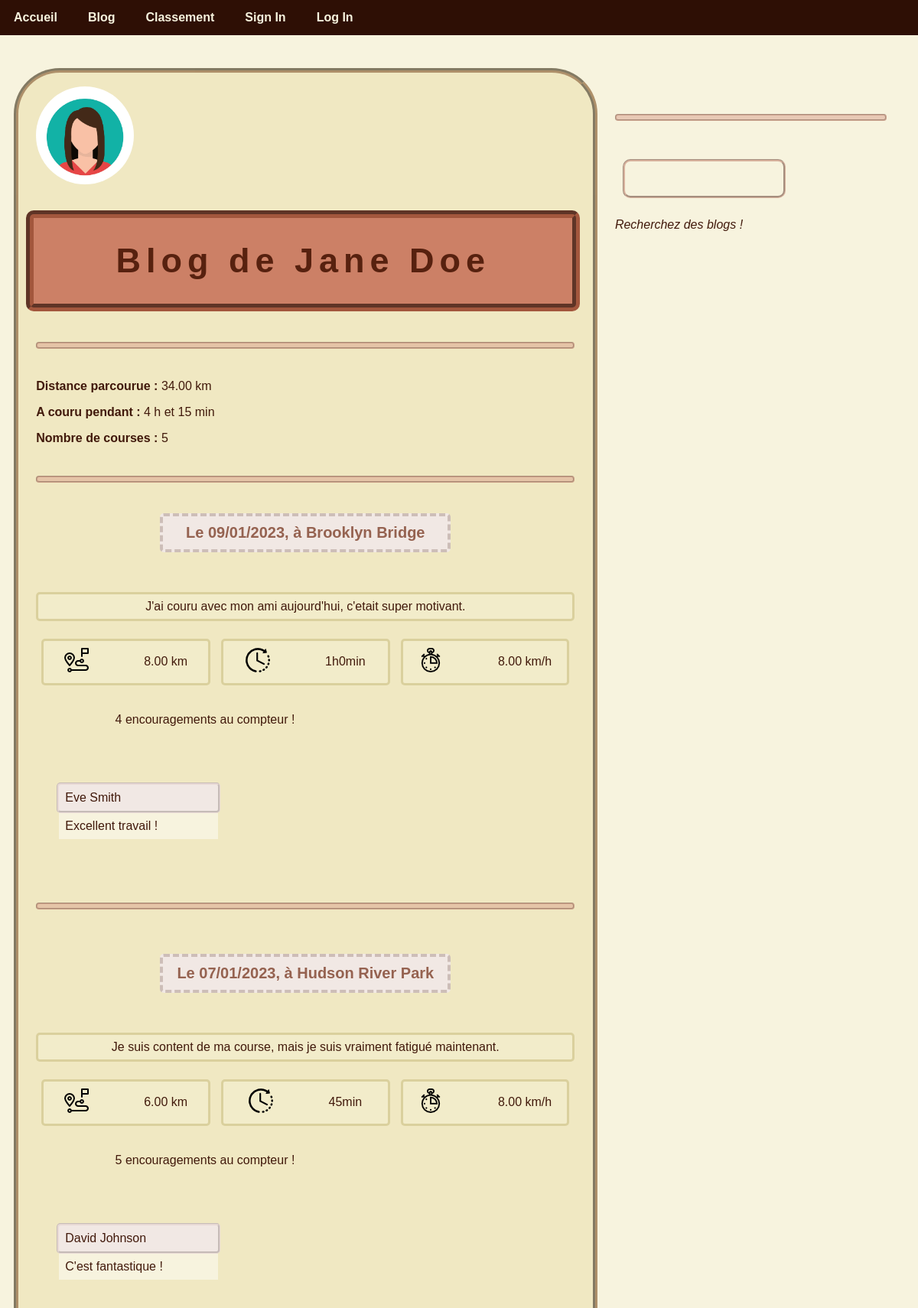
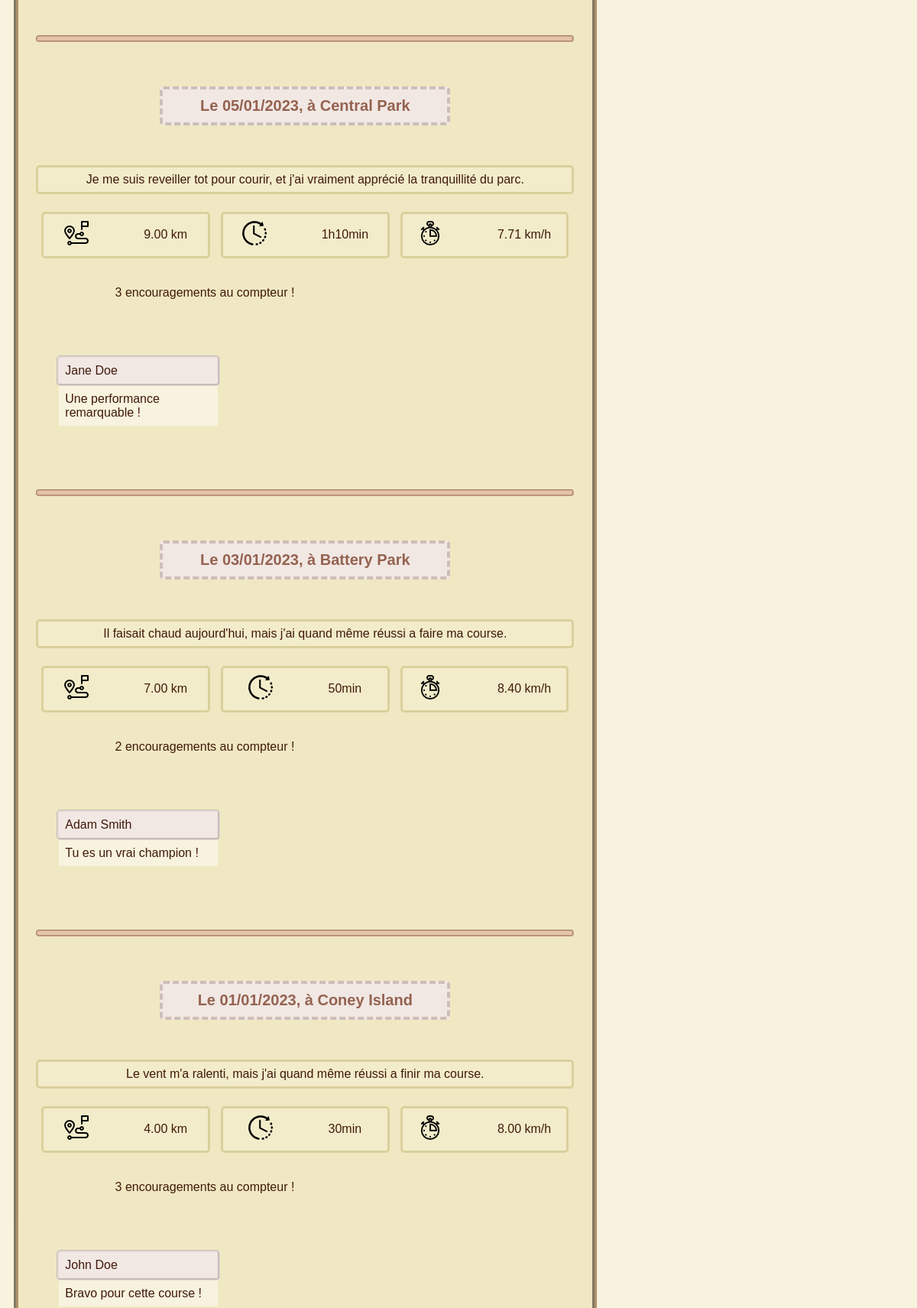
The app's page /blog.php?blog=2 (upper part) with its own data (2 pictures, top to bottom).
### tables this page shows
CREATE TABLE IF NOT EXISTS `utilisateur` (
`ID_utilisateur` int(11) NOT NULL,
  `nom` varchar(50) NOT NULL,
  `prenom` varchar(50) NOT NULL,
  `email` varchar(50) NOT NULL,
  `mot_de_passe` varchar(50) NOT NULL,
  `date_naissance` date NOT NULL,
  `date_inscription` date NOT NULL,
  `avatar` varchar(255) DEFAULT NULL
);

CREATE TABLE IF NOT EXISTS `post` (
`ID_post` int(11) NOT NULL,
  `ID_utilisateur` int(11) NOT NULL,
  `date` date NOT NULL,
  `distance` int(11) NOT NULL,
  `temps` time NOT NULL,
  `lieu` varchar(50) NOT NULL,
  `description` varchar(255) DEFAULT NULL
);

CREATE TABLE IF NOT EXISTS `commentaire` (
  `ID_post` int(11) NOT NULL,
  `ID_utilisateur` int(11) NOT NULL,
  `date` datetime NOT NULL,
  `texte` varchar(255) NOT NULL
);

### SousPages/SqlFunctions/sqlfunction_blog.php (called while the page is built, shortened)
<?php
function select_blog_limited($connexion, $id, $limit) {
    $sql = "SELECT
    utilisateur.nom as nom,
    utilisateur.prenom as prenom,
    post.id_post as id_post,
    post.date as date,
    ROUND(post.distance / 1000, 2) as distance,
    HOUR(post.temps) as temps_heures,
    MINUTE(post.temps) as temps_minutes,
    SECOND(post.temps) as temps_secondes,
    ROUND((post.distance / 1000) /((HOUR(post.temps) * 3600 + MINUTE(post.temps) * 60 + SECOND(post.temps)) / 3600), 2) as vitesse,
    post.description as description,
    post.lieu as lieu,
    post.id_post as ID_post
    FROM
        post INNER JOIN utilisateur
            ON post.ID_utilisateur = utilisateur.ID_utilisateur
    WHERE
        post.ID_utilisateur = '".$id."'
    ORDER BY
        post.date DESC
    LIMIT ".$limit.";
    ";
    $result = $connexion->query($sql);
    return $result;
}
function select_titre_blog($connexion, $blog) {
    $sql = "SELECT
                utilisateur.nom as nom,
                utilisateur.prenom as prenom,
                utilisateur.avatar as avatar
            FROM
                utilisateur
            WHERE
                utilisateur.id_utilisateur = '".$blog."'
            ;";
    $result = $connexion->query($sql);
    return $result;
}
?>

### SousPages/calcul_image_size.php (called while the page is built)
<?php
if ($width > $height) {
    $height = $height * $max / $width;
    $width = $max;
} else {
    $width = $width * $max / $height;
    $height = $max;
}
?>

### SousPages/SqlFunctions/sqlfunction_accueil.php (called while the page is built, shortened)
<?php
function count_like($connexion, $id_post) {
    $sql = "SELECT COUNT(*) as nb_like FROM liker WHERE id_post = '".$id_post."'";
    $result = $connexion->query($sql);
    return $result;
}
function find_comments($connexion, $id_post) {
    $sql = "SELECT
                commentaire.id_post as id_post,
                commentaire.id_utilisateur as id_utilisateur,
                commentaire.date as date,
                commentaire.texte as texte,
                utilisateur.nom as nom,
                utilisateur.prenom as prenom
            FROM
                commentaire INNER JOIN utilisateur
                    ON commentaire.id_utilisateur = utilisateur.id_utilisateur
            WHERE
                id_post = '".$id_post."'
            ORDER BY date DESC";
    $result = $connexion->query($sql);
    return $result;
}
?>

### SousPages/contenu_blog.php (the view, shortened to what this page needs)
<?php
$date = date_create($row['date']);
$date = date_format($date, 'd/m/Y');
echo "
<p class='location'>Le ".$date.", à ".$row['lieu']."</p><br><br>";
if(!($row['description']=="")){
    echo "<p class='box'>".$row['description']."</p>";
}
echo "
<div class='row'>
    <div class='column-third-no-bg'>
        <div class='box'>
            <div class='boximage'>
                <img src='./Icones/distance.png'>
            </div>
            <div class='boxtext'>
                <p>".$row['distance']." km</p>
            </div>
        </div>
    </div>
    <div class='column-third-no-bg'>
        <div class='box'>
            <div class='boximage'>
                <img src='./Icones/duree.png'>
            </div>
            <div class='boxtext'>";
                if ($row['temps_heures'] == 0) {
                    echo "<p>".$row['temps_minutes']."min</p>";
                } else {
                    echo "<p>".$row['temps_heures']."h".$row['temps_minutes']."min</p>";
                }
        echo "</div>
        </div>
    </div>
    <div class='column-third-no-bg'>
        <div class='box'>
            <div class='boximage'>
                <img src='./Icones/vitesse.png'>
            </div>
            <div class='boxtext'>
                <p>".$row['vitesse']." km/h</p>
            </div>
        </div>
    </div>
</div>
<div class='row'>
    <div class='column-third-no-bg'>
        <div class='box-invisible'>
            <div class='boxtext'>
                <p>".$count_like['nb_like']." encouragements au compteur !</p>
            </div>
            <div class='boximage'>";
?>

### blog.php (shortened to what this page needs)
<!DOCTYPE html>
<html lang="fr">
<head>
<?php include("SousPages/header.php");?>
</head>
<body>
<?php include("SousPages/navbar.php");?>
<?php
    $connexion = connect_db();
?>
<div class="row">
    <div class="column-main">
        <?php
            if (isset($_GET["blog"])) {
                $blog = $_GET["blog"];
            } else if (isset($_COOKIE["id_utilisateur"])) {
                $blog = $_COOKIE["id_utilisateur"];
                ?>
                <form name="formauto" method="get" action="#">
                    <input type="hidden" name="blog" value="<?php echo $blog;?>">
                </form>
                <script>
                    document.forms["formauto"].submit();
                </script>
                <?php
            } else if (isset($_POST["blog"])) {
                $blog = $_POST["blog"];
                ?>
                <form name="formauto" method="get" action="#">
                    <input type="hidden" name="blog" value="<?php echo $blog;?>">
                </form>
                <script>
                    document.forms["formauto"].submit();
                </script>
                <?php
            } else {
                $blog = 0;
            }
            if (isset($_GET["nb_post"])) {
                $nb_post = $_GET["nb_post"];
            } else {
                $nb_post = 10;
            }
            if ($blog == 0) {
                echo "<p>Tu n'es sur aucun blog. Connecte toi pour en avoir un, ou recherche celui de quelqu'un d'autre.<p>";
            } else {
                $titre = select_titre_blog($connexion, $blog);
                $titre = $titre->fetch();
                $max = 128;
                list($width, $height, $type, $attr) = getimagesize($titre["avatar"]);
                include("SousPages/calcul_image_size.php");
                echo "<div><br>";
                echo "<img src='".$titre["avatar"]."' class='avatar' height='".$height."' width='".$width."' >";
                echo "</div>";
                echo "<h1> Blog de ".$titre['prenom']." ".$titre['nom']."</h1>";
                include('SousPages/show_stats.php');
                echo "<hr>";
                if ($nb_post == "no_limit") {
                    $result = select_blog($connexion, $blog);
                } else {
                    $result = select_blog_limited($connexion, $blog, $nb_post);
                }
                while ($row = $result->fetch()) {
                    $count_like = count_like($connexion, $row['id_post']);
                    $count_like = $count_like->fetch();
                    include("SousPages/contenu_blog.php");
                    include("SousPages/like_comment.php");
                            ?>
                            <?php
                    echo "<br><hr><br>";
                }
                    ?>
                    <?php
            }
        ?>
    </div>
    <div class="column-side">
        <div>
            <?php include("AJAX/recherche_blog.php"); ?>
        </div>
    </div>
</div>
</body>
</html>

### SousPages/like_comment.php (shortened to what this page needs)
<?php
echo "
                    </div>
                </div>";
echo "
            </div>
            <div class='boxtext'></div>
        </div>";
$comments = find_comments($connexion, $row['id_post']);
while ($comment = $comments->fetch()) {
    echo "
        <br><br>
        <div class='box-invisible'>
            <div class='boxtext'>
                <p class='commentuser'>".$comment['prenom']." ".$comment['nom']."</p>
                <p class='commenttext'>".$comment['texte']."</p>";
    echo "
            </div>
            <div class='boximage'></div>
            <div class='boximage'></div>
        </div><br>";
}
?>

### Styles/style.css (style rules this page uses)
:root { --font: verdana, sans-serif; --white: hsl(50, 60%, 92%); --red-white: hsl(15, 30%, 92%); --light-yellow: hsl(50, 60%, 85%) }
body { margin-top: 0; margin-bottom:0; padding: 10px 10px; background-color: var(--white); }
h1, h2 { font-family: var(--font); color:hsl(15, 70%, 20%); text-align: center; letter-spacing: 1px; }
h1 { font-size: 45px; font-family: century gothic, sans-serif; letter-spacing: 7px; margin: 30px auto 30px -13px; padding: 30px 0px 30px 0px; width: 100%; background-color: hsl(15, 50%, 60%); border-radius: 10px; border-style: groove; border-width: 10px; border-color: hsla(15, 50%, 40%, 80%); }
hr { height: 5px; margin-top: 40px; margin-bottom: 40px; color: hsl(15, 50%, 50%); background-color: hsla(15, 50%, 70%, 50%); border-width: 2px; border-color: hsla(15, 30%, 50%, 40%); border-radius: 4px; border-style: groove; }
p { font-family: var(--font); color: hsl(15, 70%, 15%); }
.location { font-weight: bold; font-size: 20px; text-align: center; color: hsl(15, 30%, 45%); margin: auto; padding: 10px; width: 50%; border-radius: 5px; border-style: dashed; border-width: 4px; border-color: hsla(15, 70%, 15%, 20%); background-color: var(--red-white); ; }
.commentuser { margin: auto; padding: 8px; width: 12em; background-color: var(--red-white); border-width: 3px; border-color: hsla(15, 30%, 80%, 40%); border-style: groove; border-radius: 5px; }
.commenttext { margin: auto; padding: 8px; width: 12em; background-color: var(--white); }
.box { display: flex; align-items: center; justify-content: center; padding: 1%; background-color: hsla(50, 60%, 92%, 30%); border-radius: 5px; border-style: solid; border-color: hsla(50, 40%, 60%, 50%); border-width: 3px; }
.box-invisible { display: flex; align-items: center; justify-content: center; padding: 1%; }
.boximage { flex-basis: 40%; }
.boxtext { padding-left: 20px; font-size: 16px; }
img { max-width: 100%; }
.row { display: flex; }
.column-main { flex: 60%; padding: 0px 2% 0px 2%; margin: 25px auto auto auto; width: 90%; background-color: var(--light-yellow); border-width: 6px 6px; border-style: groove; border-color: hsla(25, 70%, 25%, 50%); border-radius: 60px; }
.column-side { flex: 30%; padding: 0px 2% 0px 2%; margin-top: 45px; }
.column-third-no-bg { flex: 28%; padding: 1%; }
.avatar { border-radius: 50%; }

### records on screen
utilisateur: avatar (picture), prenom "Jane", nom "Doe"
post: date "09/01/2023", lieu "Brooklyn Bridge", description "J'ai couru avec mon ami aujourd'hui, c'etait super motivant.", distance "8.00", temps_heures "1", temps_minutes "0", vitesse "8.00", nb_like "4"
commentaire: ID_utilisateur.prenom "Eve", ID_utilisateur.nom "Smith", texte "Excellent travail !"
post: date "07/01/2023", lieu "Hudson River Park", description "Je suis content de ma course, mais je suis vraiment fatigué maintenant.", distance "6.00", temps_minutes "45", vitesse "8.00", nb_like "5"
commentaire: ID_utilisateur.prenom "David", ID_utilisateur.nom "Johnson", texte "C'est fantastique !"
post: date "05/01/2023", lieu "Central Park", description "Je me suis reveiller tot pour courir, et j'ai vraiment apprécié la tranquillité du parc.", distance "9.00", temps_heures "1", temps_minutes "10", vitesse "7.71", nb_like "3"
commentaire: ID_utilisateur.prenom "Jane", ID_utilisateur.nom "Doe", texte "Une performance remarquable !"
post: date "03/01/2023", lieu "Battery Park", description "Il faisait chaud aujourd'hui, mais j'ai quand même réussi a faire ma course.", distance "7.00", temps_minutes "50", vitesse "8.40", nb_like "2"
commentaire: ID_utilisateur.prenom "Adam", ID_utilisateur.nom "Smith", texte "Tu es un vrai champion !"
post: date "01/01/2023", lieu "Coney Island", description "Le vent m'a ralenti, mais j'ai quand même réussi a finir ma course.", distance "4.00", temps_minutes "30", vitesse "8.00", nb_like "3"
commentaire: ID_utilisateur.prenom "John", ID_utilisateur.nom "Doe", texte "Bravo pour cette course !"

### other values on screen
$result["distance"] "34.00"
$temps_heure "4"
$temps_minute "15"
$result["nb_courses"] "5"
